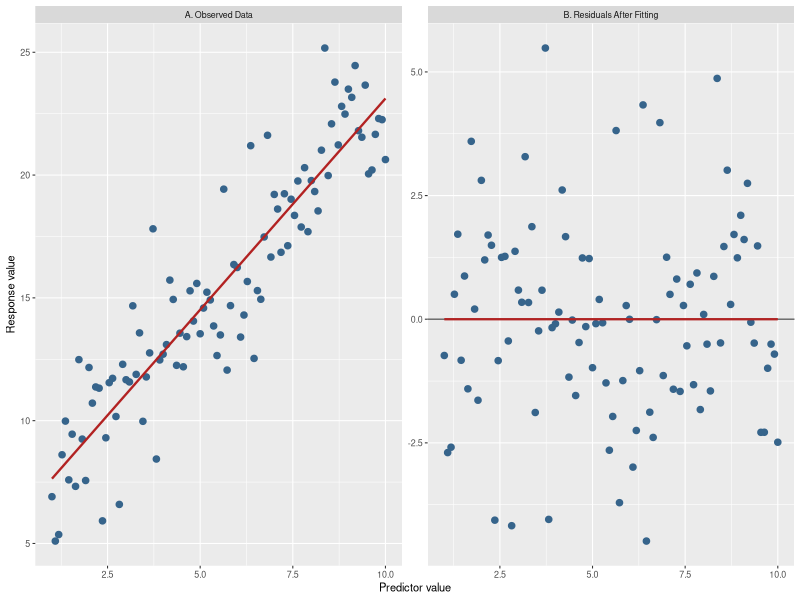
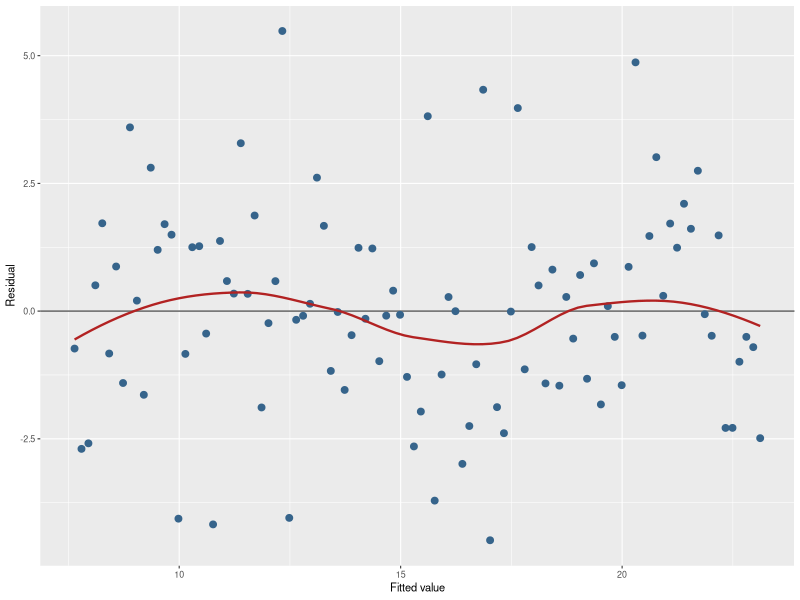
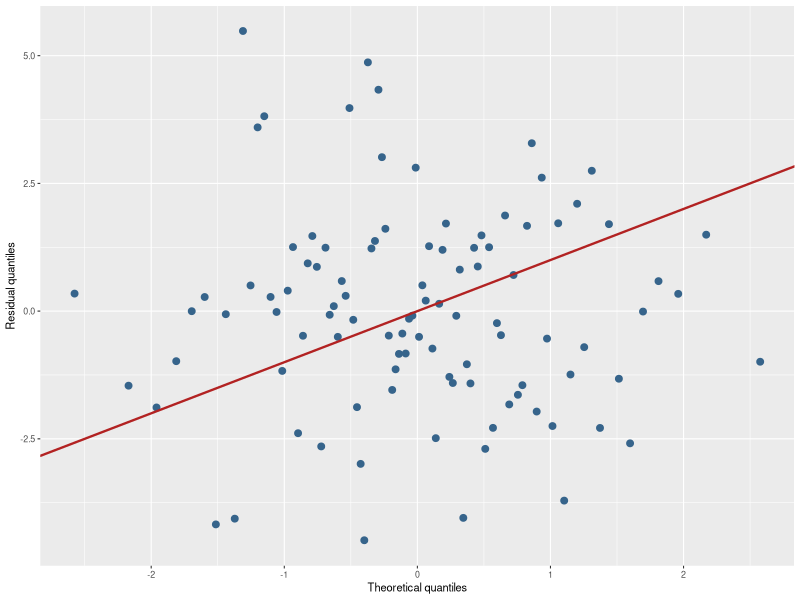
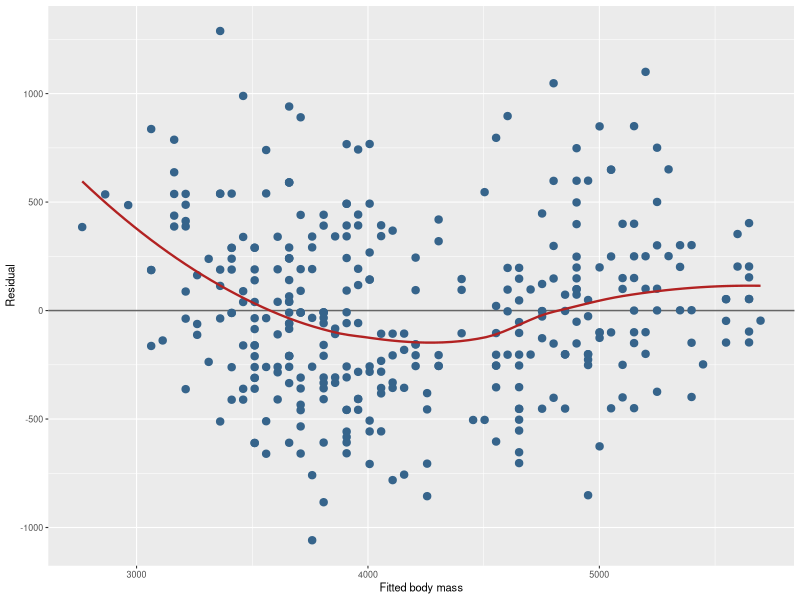
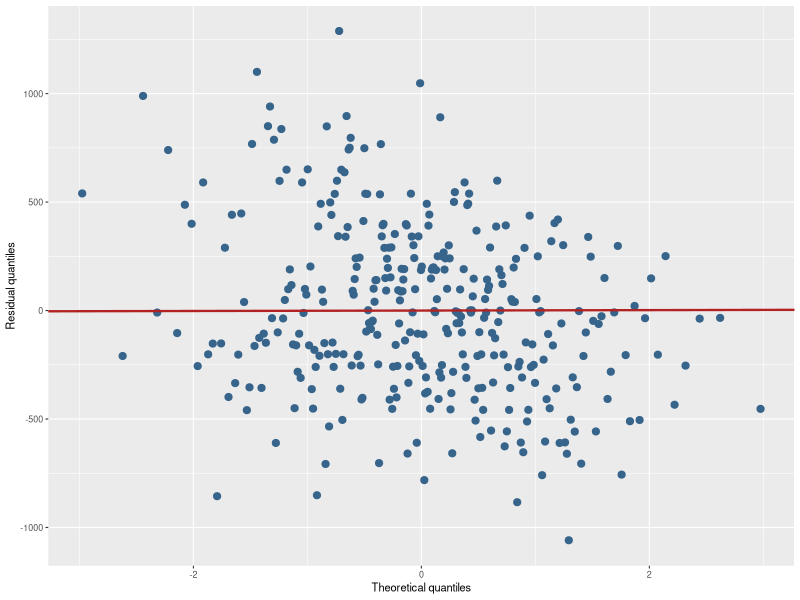

Source code (R) for these figures, in order:
## ---- chunk 1
knitr::opts_chunk$set(
  comment = "R>",
  warning = FALSE,
  message = FALSE,
  fig.asp = NULL,
  fig.align = "center",
  fig.retina = 2,
  dpi = 300
)

ggplot2::theme_set(
  ggplot2::theme_grey(base_size = 8)
)
## ---- chunk 2
#| cache: false
library(tidyverse)
library(broom)
## ---- chunk 3
data("penguins", package = "palmerpenguins")

penguins_tbl <- as_tibble(penguins) |>
  drop_na(flipper_length_mm, body_mass_g) |>
  mutate(obs_id = row_number())

model <- lm(body_mass_g ~ flipper_length_mm, data = penguins_tbl)

penguin_resids <- penguins_tbl |>
  mutate(
    predicted_mass = fitted(model),
    residual = residuals(model)
  )

penguin_resids |>
  select(obs_id, species, flipper_length_mm, body_mass_g, predicted_mass, residual) |>
  slice_head(n = 8) |>
  knitr::kable(
    digits = 2,
    col.names = c("Observation", "Species", "Flipper length", "Observed body mass", "Predicted body mass", "Residual")
  )
## ---- chunk 4
#| echo: true
#| code-fold: true
#| code-summary: "Show Code"
#| fig-cap: "The systematic part of a relationship is removed when residuals are extracted. Panel A shows sloped scattered data with a fitted line. Panel B shows the residuals from that same fitted model against the predictor. The fitted line is now horizontal because the linear trend has been removed."
#| fig-width: 6.5
#| fig-height: 3.5

set.seed(74411)

sim_dat <- tibble(
  light = seq(1, 10, length.out = 100),
  height = 5 + 1.8 * light + rnorm(100, sd = 2)
)

sim_mod <- lm(height ~ light, data = sim_dat)

sim_plot_dat <- bind_rows(
  sim_dat |>
    transmute(light, value = height, panel = "A. Observed Data"),
  sim_dat |>
    transmute(light, value = residuals(sim_mod), panel = "B. Residuals After Fitting")
)

zero_line <- tibble(
  panel = "B. Residuals After Fitting",
  yint = 0
)

ggplot(sim_plot_dat, aes(x = light, y = value)) +
  geom_hline(
    data = zero_line,
    aes(yintercept = yint),
    inherit.aes = FALSE,
    colour = "grey40",
    linewidth = 0.5
  ) +
  geom_point(size = 1.9, colour = "steelblue4") +
  geom_smooth(method = "lm", se = FALSE, colour = "firebrick", linewidth = 0.8) +
  facet_wrap(~panel, scales = "free_y") +
  labs(
    x = "Predictor value",
    y = "Response value"
  )
## ---- chunk 5
#| echo: false
#| cache: false

ideal_aug <- broom::augment(sim_mod)

ideal_qq <- tibble(sample = sort(ideal_aug$.resid)) |>
  mutate(theoretical = qqnorm(ideal_aug$.resid, plot.it = FALSE)$x)
## ---- chunk 6
#| echo: false
#| cache: false
#| fig-cap: "Idealised residual-versus-fitted plot for a well-behaved straight-line model."
#| fig-width: 5
#| fig-height: 3.5
#| code-fold: true

ggplot(ideal_aug, aes(x = .fitted, y = .resid)) +
  geom_hline(yintercept = 0, linewidth = 0.5, colour = "grey40") +
  geom_point(size = 2.0, colour = "steelblue4") +
  geom_smooth(method = "loess", se = FALSE, colour = "firebrick", linewidth = 0.8) +
  labs(
    x = "Fitted value",
    y = "Residual"
  )
## ---- chunk 7
#| echo: false
#| cache: false
#| fig-cap: "Idealised Q-Q plot of residuals for a well-behaved straight-line model."
#| fig-width: 5
#| fig-height: 3.5
#| code-fold: true

ggplot(ideal_qq, aes(x = theoretical, y = sample)) +
  geom_point(size = 2.0, colour = "steelblue4") +
  geom_abline(intercept = 0, slope = 1, colour = "firebrick", linewidth = 0.8) +
  labs(
    x = "Theoretical quantiles",
    y = "Residual quantiles"
  )
## ---- chunk 8
model <- lm(body_mass_g ~ flipper_length_mm, data = penguins_tbl)

penguin_aug <- penguins_tbl |>
  mutate(
    .fitted = fitted(model),
    .resid = residuals(model)
  )

penguin_aug |>
  select(species, flipper_length_mm, body_mass_g, .fitted, .resid) |>
  slice_head(n = 6)
## ---- chunk 9
#| echo: false
#| fig-cap: "Residuals versus fitted values for a pooled penguin body-mass model."
#| fig-width: 5
#| fig-height: 3.5
#| code-fold: true

ggplot(penguin_aug, aes(x = .fitted, y = .resid)) +
  geom_hline(yintercept = 0, linewidth = 0.5, colour = "grey40") +
  geom_point(size = 2.2, colour = "steelblue4") +
  geom_smooth(method = "loess", se = FALSE, colour = "firebrick", linewidth = 0.8) +
  labs(
    x = "Fitted body mass",
    y = "Residual"
  )
## ---- chunk 10
#| echo: false
#| fig-cap: "Q-Q plot of residuals for a pooled penguin body-mass model."
#| fig-width: 5
#| fig-height: 3.5
#| code-fold: true

qq_dat <- tibble(sample = sort(penguin_aug$.resid)) |>
  mutate(theoretical = qqnorm(penguin_aug$.resid, plot.it = FALSE)$x)

ggplot(qq_dat, aes(x = theoretical, y = sample)) +
  geom_point(size = 2.1, colour = "steelblue4") +
  geom_abline(intercept = 0, slope = 1, colour = "firebrick", linewidth = 0.8) +
  labs(
    x = "Theoretical quantiles",
    y = "Residual quantiles"
  )
